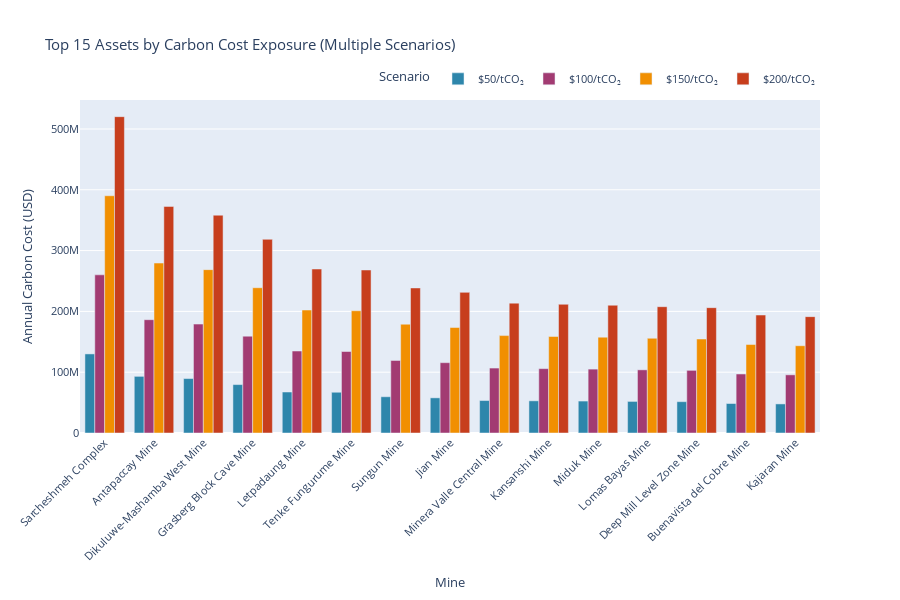

The notebook cell saved with this chart:
### Markdown cell above
## 4. Visualization Dashboard

### 4.1 Bar Chart: Top 15 Most Exposed Assets

### Code cell
# Prepare data for visualization
top15_assets = df_production.nlargest(15, 'carbon_cost_usd_100')[[
    'source_name', 'iso3_country', 'carbon_cost_usd_50', 'carbon_cost_usd_100',
    'carbon_cost_usd_150', 'carbon_cost_usd_200'
]].copy()

# Reshape for grouped bar chart
top15_melted = top15_assets.melt(
    id_vars=['source_name', 'iso3_country'],
    value_vars=['carbon_cost_usd_50', 'carbon_cost_usd_100', 'carbon_cost_usd_150', 'carbon_cost_usd_200'],
    var_name='Scenario',
    value_name='Carbon Cost (USD)'
)

# Map scenario names
scenario_map = {
    'carbon_cost_usd_50': '$50/tCO₂',
    'carbon_cost_usd_100': '$100/tCO₂',
    'carbon_cost_usd_150': '$150/tCO₂',
    'carbon_cost_usd_200': '$200/tCO₂'
}
top15_melted['Scenario'] = top15_melted['Scenario'].map(scenario_map)

# Create interactive bar chart
fig1 = px.bar(
    top15_melted,
    x='source_name',
    y='Carbon Cost (USD)',
    color='Scenario',
    barmode='group',
    title='Top 15 Assets by Carbon Cost Exposure (Multiple Scenarios)',
    labels={'source_name': 'Mine', 'Carbon Cost (USD)': 'Annual Carbon Cost (USD)'},
    color_discrete_map=SCENARIO_COLORS,
    height=600
)

fig1.update_layout(
    xaxis_tickangle=-45,
    font=dict(size=11),
    legend=dict(orientation='h', yanchor='bottom', y=1.02, xanchor='right', x=1)
)

fig1.show()

### Figure 1 — Plotly figure (JSON) as saved in the notebook; plotly's stock layout.template omitted (floating-point values rounded to 4 significant figures)
{"data": [{"alignmentgroup": "True", "hovertemplate": "Scenario=$50/tCO₂<br>Mine=%{x}<br>Annual Carbon Cost (USD)=%{y}<extra></extra>", "legendgroup": "$50/tCO₂", "marker": {"color": "#2E86AB", "pattern": {"shape": ""}}, "name": "$50/tCO₂", "offsetgroup": "$50/tCO₂", "orientation": "v", "showlegend": true, "textposition": "auto", "type": "bar", "x": ["Sarcheshmeh Complex", "Antapaccay Mine", "Dikuluwe-Mashamba West Mine", "Grasberg Block Cave Mine", "Letpadaung Mine", "Tenke Fungurume Mine", "Sungun Mine", "Jian Mine", "Minera Valle Central Mine", "Kansanshi Mine", "Miduk Mine", "Lomas Bayas Mine", "Deep Mill Level Zone Mine", "Buenavista del Cobre Mine", "Kajaran Mine"], "xaxis": "x", "y": [130100000.0, 93167250, 89553050, 79630000.0, 67415700, 67020200, 59640000.0, 57820000.0, 53398050, 52920500, 52540000.0, 51932750, 51530000.0, 48505000, 47840000.0], "yaxis": "y"}, {"alignmentgroup": "True", "hovertemplate": "Scenario=$100/tCO₂<br>Mine=%{x}<br>Annual Carbon Cost (USD)=%{y}<extra></extra>", "legendgroup": "$100/tCO₂", "marker": {"color": "#A23B72", "pattern": {"shape": ""}}, "name": "$100/tCO₂", "offsetgroup": "$100/tCO₂", "orientation": "v", "showlegend": true, "textposition": "auto", "type": "bar", "x": ["Sarcheshmeh Complex", "Antapaccay Mine", "Dikuluwe-Mashamba West Mine", "Grasberg Block Cave Mine", "Letpadaung Mine", "Tenke Fungurume Mine", "Sungun Mine", "Jian Mine", "Minera Valle Central Mine", "Kansanshi Mine", "Miduk Mine", "Lomas Bayas Mine", "Deep Mill Level Zone Mine", "Buenavista del Cobre Mine", "Kajaran Mine"], "xaxis": "x", "y": [260100000.0, 186334500, 179106100, 159300000.0, 134831400, 134040400, 119300000.0, 115600000.0, 106796100, 105841000, 105100000.0, 103865500, 103100000.0, 97010000, 95680000.0], "yaxis": "y"}, {"alignmentgroup": "True", "hovertemplate": "Scenario=$150/tCO₂<br>Mine=%{x}<br>Annual Carbon Cost (USD)=%{y}<extra></extra>", "legendgroup": "$150/tCO₂", "marker": {"color": "#F18F01", "pattern": {"shape": ""}}, "name": "$150/tCO₂", "offsetgroup": "$150/tCO₂", "orientation": "v", "showlegend": true, "textposition": "auto", "type": "bar", "x": ["Sarcheshmeh Complex", "Antapaccay Mine", "Dikuluwe-Mashamba West Mine", "Grasberg Block Cave Mine", "Letpadaung Mine", "Tenke Fungurume Mine", "Sungun Mine", "Jian Mine", "Minera Valle Central Mine", "Kansanshi Mine", "Miduk Mine", "Lomas Bayas Mine", "Deep Mill Level Zone Mine", "Buenavista del Cobre Mine", "Kajaran Mine"], "xaxis": "x", "y": [390200000.0, 279501750, 268659150, 238900000.0, 202247100, 201060600, 178900000.0, 173500000.0, 160194150, 158761500, 157600000.0, 155798250, 154600000.0, 145515000, 143500000.0], "yaxis": "y"}, {"alignmentgroup": "True", "hovertemplate": "Scenario=$200/tCO₂<br>Mine=%{x}<br>Annual Carbon Cost (USD)=%{y}<extra></extra>", "legendgroup": "$200/tCO₂", "marker": {"color": "#C73E1D", "pattern": {"shape": ""}}, "name": "$200/tCO₂", "offsetgroup": "$200/tCO₂", "orientation": "v", "showlegend": true, "textposition": "auto", "type": "bar", "x": ["Sarcheshmeh Complex", "Antapaccay Mine", "Dikuluwe-Mashamba West Mine", "Grasberg Block Cave Mine", "Letpadaung Mine", "Tenke Fungurume Mine", "Sungun Mine", "Jian Mine", "Minera Valle Central Mine", "Kansanshi Mine", "Miduk Mine", "Lomas Bayas Mine", "Deep Mill Level Zone Mine", "Buenavista del Cobre Mine", "Kajaran Mine"], "xaxis": "x", "y": [520300000.0, 372669000, 358212200, 318500000.0, 269662800, 268080800, 238600000.0, 231300000.0, 213592200, 211682000, 210100000.0, 207731000, 206100000.0, 194020000, 191400000.0], "yaxis": "y"}], "layout": {"barmode": "group", "font": {"size": 11}, "height": 600, "legend": {"orientation": "h", "title": {"text": "Scenario"}, "tracegroupgap": 0, "x": 1, "xanchor": "right", "y": 1.02, "yanchor": "bottom"}, "title": {"text": "Top 15 Assets by Carbon Cost Exposure (Multiple Scenarios)"}, "xaxis": {"anchor": "y", "domain": [0, 1], "tickangle": -45, "title": {"text": "Mine"}}, "yaxis": {"anchor": "x", "domain": [0, 1], "title": {"text": "Annual Carbon Cost (USD)"}}}}
